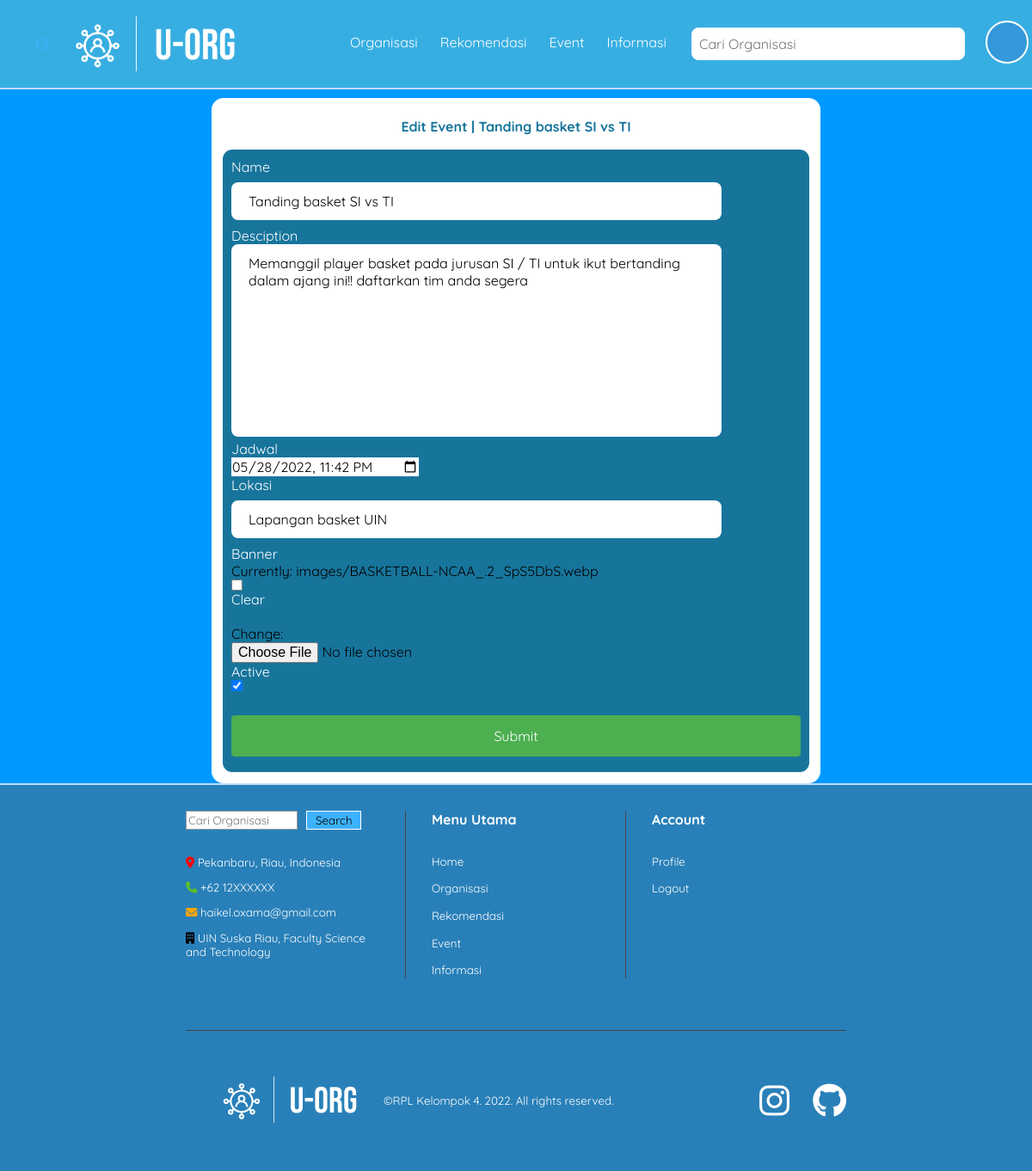
The page /event/14/edit (signed in) on the database its author committed.
### base/models.py (models this page shows, shortened)
class UserProfile(models.Model):
    user = models.OneToOneField(User, on_delete=models.CASCADE)
    bio = models.TextField(blank=True, null=True)
    interest = models.ManyToManyField(Topic, blank=True, related_name='interest')
    avatar = models.ImageField(upload_to = 'user/', blank=True, null=True)
    fakultas = models.ForeignKey(Fakultas, on_delete=models.CASCADE, null=True, blank=True)
    follow = models.ManyToManyField(Organisasi, blank=True, related_name='follow')

class Event(models.Model):
    organisasi = models.ForeignKey(Organisasi, on_delete=models.CASCADE)
    name = models.CharField(max_length=50)
    desciption = models.TextField(null=True, blank=True)
    jadwal = models.DateTimeField(null=True, blank=True)
    lokasi = models.CharField(max_length=50, null=True, blank=True)
    banner = models.ImageField(null=True, blank=True, upload_to='images/')
    active = models.BooleanField(default=True)
    created = models.DateTimeField(auto_now = True)
    class Meta:
        ordering = ['-created', '-jadwal']

### base/views.py (the view)
# urls.py: path('event/<str:pk>/edit', views.editEvent, name='eventEdit'),
@login_required(login_url='login')
def editEvent(request, pk):
    event = Event.objects.get(id=pk)
    form = EventForm(instance=event)
    if request.user != event.organisasi.host:
        return redirect('home')
    if request.method == 'POST':
        form = EventForm(request.POST, request.FILES, instance=event)
        if form.is_valid():
            form.save()
            return redirect('event', pk)
    context = {
        'forms' : form,
        'event' : event
    }
    return render(request, 'base/eventEdit.html', context)

### base/forms.py
class EventForm(ModelForm):
    class Meta:
        model = Event
        field = '__all__'
        widgets = {
            'jadwal' : forms.DateTimeInput(attrs={'type':'datetime-local'}),
        }
        exclude = ['organisasi',]

### base/templates/base/eventEdit.html (shortened to what this page needs)
{% extends 'base.html' %}
{% load crispy_forms_tags %}
{% block content %}
<div class = "new-event-container">
    <h2>Edit Event | {{event.name}}</h2>
    <form action="" method="POST" enctype="multipart/form-data">
        <div class="event-form-wrapper">
        {% for field in forms %}
            <div class="event-form">
                <label for="{{field.name}}">{{field.name|capfirst}}</label>
                {{field}}
            </div>
        {% endfor %}
        <br>
        <input type="submit" value="Submit">
        </div>
    </form>
</div>
{% endblock content %}

### templates/nav.html (shortened to what this page needs)
{% load static %}
<nav>
    <ul class="menu">
      <li class="logos" style="background-image: url({% static 'images/logos.png' %})"><a href="{% url 'home' %}">O</a></li>
      <li class="item"><a href="{% url 'organisasi' %}">Organisasi</a></li>
      <li class="item"><a href="{% url 'rekomendasi' %}">Rekomendasi</a></li>
      <li class="item"><a href="{% url 'eventList' %}">Event</a></li>
      <li class="item"><a href="#">Informasi</a>
      <li class="item ">
          <form class="item" action="{% url 'organisasi' %}?q={{q}}" method="get">
            <input type="text" name="q" placeholder="Cari Organisasi" />
          </form>
      </li>
      {% if request.user.is_authenticated %}
      <li class="item dropdown">
        <button onclick="myFunction()" class="dropbtn" style="background-image : url({% if request.user.userprofile.avatar %}{{request.user.userprofile.avatar.url}}{% else %}https://encrypted-tbn0.gstatic.com/images?q=tbn:ANd9GcQW6wRWOjhYe9HP1hvqWiY_x4tDvhbtNcvKUw&usqp=CAU{% endif %});"></button>
      </li>
      {% else %}
      <li class="item login-btn">
        <a class="login-nav" href="{% url 'login' %}">Login</a>
      </li>
      {% endif %}
    </ul>
</nav>

### static/css/style.css (style rules this page uses)
:root { --color-main: #37AEE2; --color-secondary: #F3E9DD; --color-third: #FDF6EC; --color-light: #B7CADB; }
body { margin: 0 auto; background-color: var(--color-main); overflow-x: hidden; }
* { font-family: 'Quicksand', sans-serif; text-rendering: optimizeLegibility; font-size: inherit; }
div { box-sizing: border-box; }
a, a:visited, a:hover, a:active { color: inherit; text-decoration: none; }
nav { border-bottom: 2px solid rgb(190, 221, 251); }
.new-event-container { display: flex; background-color:white; flex-direction: column; width: 60%; align-items: center; padding: 10px; margin-top: 10px; border-radius: 14px; }
.new-event-container h2 { color: #17759C; }
.new-event-container form { width: 100%; }
.event-form-wrapper { border-radius: 14px; padding: 10px; display: flex; flex-direction: column; align-items: stretch; justify-content: space-evenly; background-color: #17759C; border: 3px solid white; }
.event-form-wrapper input, label { display:block; }
.event-form-wrapper label { color: white; }
.event-form-wrapper input[type=text] { border-radius: 8px; width: 80%; padding: 12px 20px; margin: 8px 0; }
textarea { -webkit-transition: background-color .3s; transition: background-color .3s; outline: none; border: none; border-radius: 8px; resize: none; width: 80%; padding: 12px 20px; }
.event-form-wrapper input[type=submit] { width: 100%; background-color: #4CAF50; color: white; padding: 14px 20px; margin: 8px 0; border: none; border-radius: 4px; cursor: pointer; }

### static/css/styleX.css (style rules this page uses)
input { border: 0; color: inherit; font: inherit; margin: 0; outline: 0; padding: 0; -webkit-transition: background-color .3s; transition: background-color .3s; }
.dropbtn { background-color: #3498DB; color: white; padding: 16px; font-size: 16px; border: none; cursor: pointer; border-radius: 50%; border: 2px solid white; width: 50px; height: 50px; background-repeat: no-repeat; background-position: center; background-size: cover; }
.dropdown { position: relative; display: flex; width: 10%; }
.menu, .submenu { list-style-type: none; color: white; }
.logos { color: #3db2ff; font-size: 20px; padding: 7.5px 10px 7.5px 0; max-width: 30%; min-width: 300px; justify-self: flex-start; background-position: center; background-repeat: no-repeat; background-size: cover; }
.item { padding: 8px; }
.menu { display: flex; flex-wrap: wrap; justify-content: space-between; align-items: center; }
.menu li a { display: block; padding: 15px 5px; }
.item { order: 3; width: 100%; text-align: center; display: none; }
@media all and (min-width: 700px) { .menu { justify-content: center; } }
@media all and (min-width: 700px) { .logos { flex:1; } }
@media all and (min-width: 960px) { .menu { align-items: flex-start; flex-wrap: nowrap; background: none; } }
@media all and (min-width: 960px) { .logos { order: 0; min-width: 30%; } }
@media all and (min-width: 960px) { .item { order: 1; position: relative; display: block; width: auto; } }
.item form input[type='text'] { display: flex; justify-self: center; align-self: center; padding: 8px; border-radius: 8px; color: black; min-width: 300px; border: 1px solid white; }

### rows shown on the page
Event: name "Tanding basket SI vs TI", forms "Tanding basket SI vs TI" "Memanggil player basket pada jurusan SI / TI untuk ikut bertanding dalam ajang ini!! daftarkan tim anda segera" "05/28/2022 23:42" "Lapangan basket UIN" "☑"

### other values the page prints
{{ field.name|capfirst }} "Name" "Desciption" "Jadwal" "Lokasi" "Banner" "Active"
